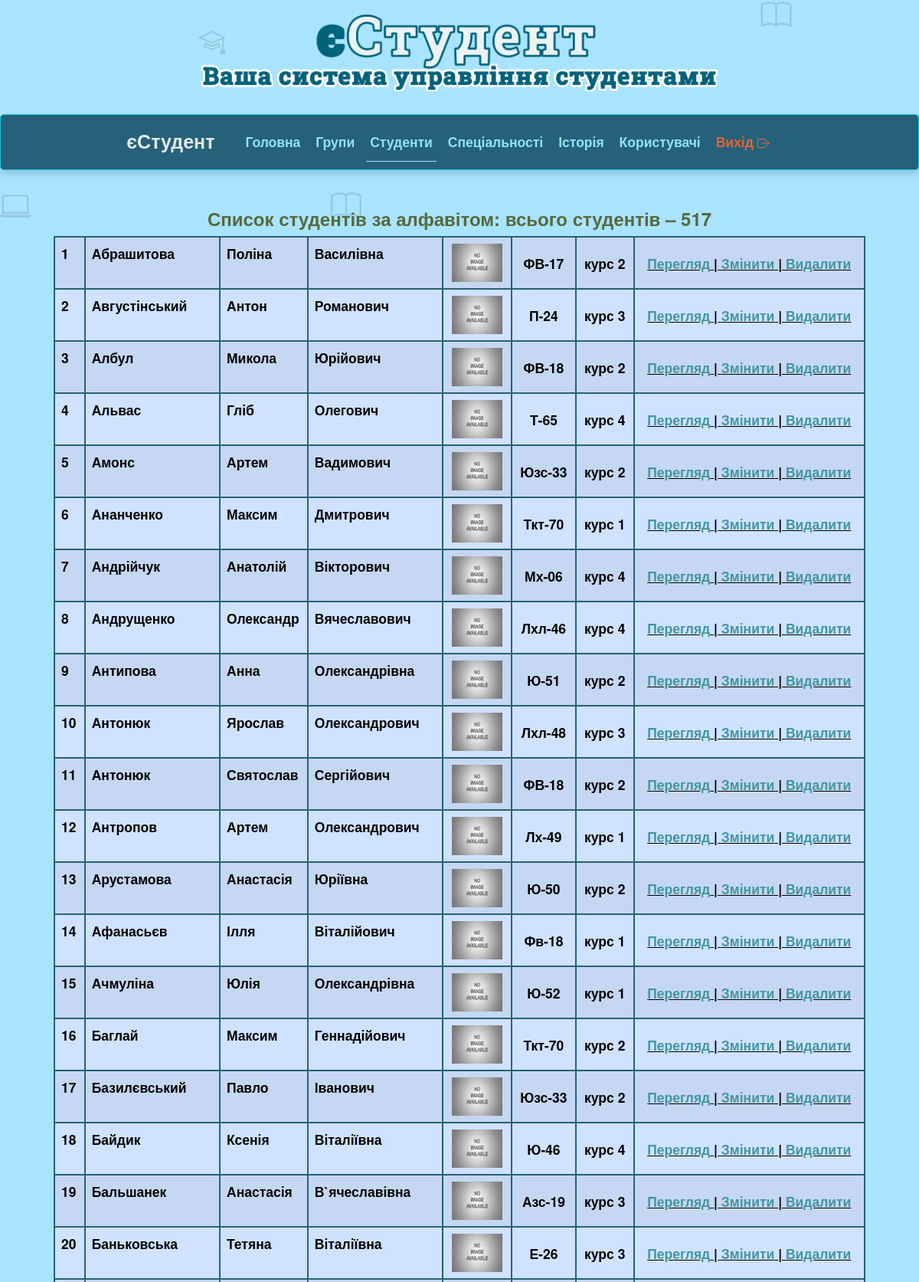
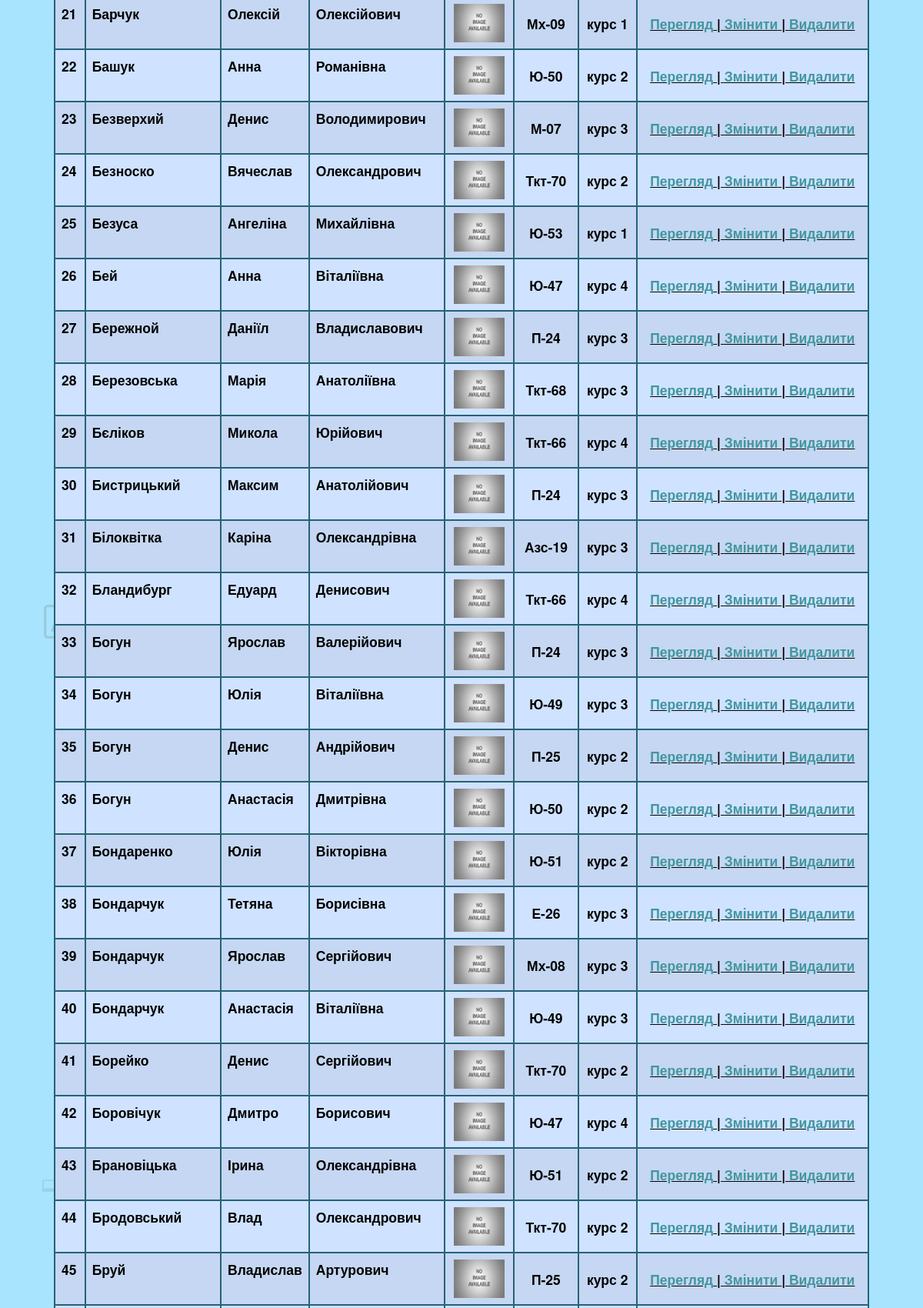
Screenshot of /admin/abc_student.php (signed in, upper part) with the database file from the repository (2 pictures, top to bottom).
### tables this page shows
CREATE TABLE `student` (
  `s_id` int(5) NOT NULL,
  `s_pr` varchar(30) NOT NULL,
  `s_im` varchar(20) NOT NULL,
  `s_bat` varchar(20) NOT NULL,
  `s_stat` varchar(7) NOT NULL,
  `s_galuz` varchar(50) NOT NULL,
  `s_spec` varchar(60) NOT NULL,
  `s_specz` varchar(90) NOT NULL,
  `s_group` varchar(8) NOT NULL,
  `s_form_navch` varchar(10) NOT NULL,
  `s_vip` varchar(4) NOT NULL DEFAULT 'Ні',
  `s_cours` int(1) NOT NULL,
  `s_contract` varchar(3) NOT NULL,
  `s_dnar` date NOT NULL,
  `s_vik` varchar(2) NOT NULL,
  `s_adresa` varchar(80) NOT NULL,
  `s_tels` varchar(16) NOT NULL,
  `s_telb` varchar(16) NOT NULL,
  `s_telm` varchar(16) NOT NULL,
  `s_osvita_type` varchar(40) NOT NULL,
  `s_rik_zaver` int(4) NOT NULL,
  `s_region_type` varchar(20) NOT NULL,
  `s_region` varchar(20) NOT NULL,
  `s_sirota` varchar(3) DEFAULT 'Ні',
  `s_peresel` varchar(3) DEFAULT 'Ні',
  `s_chernob` varchar(3) DEFAULT 'Ні',
  `s_inval` varchar(3) NOT NULL DEFAULT 'Ні',
  `s_malozab` varchar(3) NOT NULL DEFAULT 'Ні',
  `s_ato` varchar(3) NOT NULL DEFAULT 'Ні',
  `s_war_act` varchar(3) NOT NULL DEFAULT 'Ні',
  `s_ditzag` varchar(3) NOT NULL DEFAULT 'Ні',
  `s_rada` varchar(3) NOT NULL DEFAULT 'Ні',
  `s_shahter` varchar(3) NOT NULL DEFAULT 'Ні',
  `image` varchar(255) NOT NULL
);

### admin/abc_student.php (the view, shortened to what this page needs)
<!DOCTYPE html>
<html lang="en">
    <head>
                 <link href="https://cdn.jsdelivr.net/npm/bootstrap@5.3.6/dist/css/bootstrap.min.css" rel="stylesheet">
        <link rel="stylesheet" href="../assets/css/bootstrap.css" rel="stylesheet">
        <link rel="stylesheet" href="../css/my_style.css" rel="stylesheet">
	</head>
      <div id="body-bg">
            <div id="header">
                <div class="container">
                    <div class="row">
                        <div class="logo " t>
                            <a href="index.html" title="">
                              <img style="width: 100%;" src="../assets/img/logo.png" alt="Logo" />
                            </a>
                        </div>
                    </div>
                </div>
            </div>
			<?php include ("../include/adm_menu.php");?>
			 <?php include ("../include/background_icon.php");?>
         <div class="container bottom-border">
            <div class="row padding-top-40">
                <div class="col-md-12">
		<?php
$limit = isset($_GET['limit']) && in_array((int)$_GET['limit'], [10, 25, 50, 100]) ? (int)$_GET['limit'] : 50;
$page = isset($_GET['page']) && (int)$_GET['page'] > 0 ? (int)$_GET['page'] : 1;
$offset = ($page - 1) * $limit;
$countResult = mysqli_query($linc, "SELECT COUNT(*) AS total FROM student");
$totalRows = mysqli_fetch_assoc($countResult)['total'];
$result = mysqli_query($linc,
    "SELECT * FROM student ORDER BY s_pr COLLATE utf8_unicode_ci
     LIMIT $offset, $limit"
);
echo '<h3 class="margin-bottom text-center" style="color:#56693c;">
        <strong>Список студентів за алфавітом: всього студентів – ' . $totalRows . '</strong>
      </h3>';
if ($row = mysqli_fetch_assoc($result)) {
    echo '<div class="col-md-12">
            <table class="table table-primary rounded-1 table-striped table-responsive-md fs-3 fs-sm-1">';
    $i = $offset + 1;
    do {
        $imgPath = $row["image"] === '' ? '../uploads_images/0_0.png' : '../uploads_images/'.$row["image"];
        echo '<tr>
                <td><strong>'.$i++.'</strong></td>
                <td class="col-md-2"><strong>'.htmlspecialchars($row['s_pr']).'</strong></td>
                <td class="col-md-1"><strong>'.htmlspecialchars($row['s_im']).'</strong></td>
                <td class="col-md-2"><strong>'.htmlspecialchars($row['s_bat']).'</strong></td>
                <td class="text-center align-middle">
                    <img class="img-fluid" style="max-height:50px;" src="'.$imgPath.'" />
                </td>
                <td class="text-center align-middle"><strong>'.htmlspecialchars($row['s_group']).'</strong></td>
                <td class="text-center align-middle"><strong>курс '.htmlspecialchars($row['s_cours']).'</strong></td>
                <td class="text-center align-middle fw-bold" style="text-decoration-line: underline;">
                    <a href="view_student.php?id_st='.$row["s_id"].'">Перегляд</a>';
        if (in_array($_SESSION['auth_user'], ['admin', 'editor'])) {
            echo ' | <a href="edit_student.php?id_st='.$row["s_id"].'">Змінити</a>
                   | <a href="filter_student.php?id_st='.$row["s_id"].'&pr_st='.urlencode($row["s_pr"]).'&im_st='.urlencode($row["s_im"]).'&bat_st='.urlencode($row["s_bat"]).'"
                      onclick="return confirm(\'Ви впевнені?\');">Видалити</a>';
        }
        echo   '</td>
              </tr>';
    } while ($row = mysqli_fetch_assoc($result));
    echo '  </table>
          </div>';
} else {
    echo '<p class="text-center">Немає студентів для відображення.</p>';
}
echo '<form method="get" class="mb-3 text-end fs-3">
        <label for="limit"><strong>Записів на сторінці:</strong></label>
        <select name="limit" id="limit" onchange="this.form.submit()" class="fs-3 form-select d-inline-block w-auto ms-2">';
echo '</select>
      </form>';
?>
                                            </div>
                                        </div>
                                    </div>
                                </div>
            </body>
 <body>
</html>

### css/my_style.css (style rules this page uses)
.container { max-width: 1080px; padding: 10px; width: 100%; }
body { background-color: #3ac1ff6f; }
.logo { margin-bottom: 20px; }
tr,td,th { border-width: 2px; border-color: #256279; align-items:center; justify-items: center; table-layout: auto; }

### admin/abc_student.php (style rules this page uses)
.container { max-width: 1080px; padding: 10px; width: 100%; }

### include/background_icon.php (style rules this page uses)
body { overflow-x: hidden; position: relative; }

### rows the page displays
student: s_pr "Абрашитова", s_im "Поліна", s_bat "Василівна", s_group "ФВ-17", s_cours "2"
student: s_pr "Августінський", s_im "Антон", s_bat "Романович", s_group "П-24", s_cours "3"
student: s_pr "Албул", s_im "Микола", s_bat "Юрійович", s_group "ФВ-18", s_cours "2"
student: s_pr "Альвас", s_im "Гліб", s_bat "Олегович", s_group "Т-65", s_cours "4"
student: s_pr "Амонс", s_im "Артем", s_bat "Вадимович", s_group "Юзс-33", s_cours "2"
student: s_pr "Ананченко", s_im "Максим", s_bat "Дмитрович", s_group "Ткт-70", s_cours "1"
student: s_pr "Андрійчук", s_im "Анатолій", s_bat "Вікторович", s_group "Мх-06", s_cours "4"
student: s_pr "Андрущенко", s_im "Олександр", s_bat "Вячеславович", s_group "Лхл-46", s_cours "4"
student: s_pr "Антипова", s_im "Анна", s_bat "Олександрівна", s_group "Ю-51", s_cours "2"
student: s_pr "Антонюк", s_im "Ярослав", s_bat "Олександрович", s_group "Лхл-48", s_cours "3"
student: s_pr "Антонюк", s_im "Святослав", s_bat "Сергійович", s_group "ФВ-18", s_cours "2"
student: s_pr "Антропов", s_im "Артем", s_bat "Олександрович", s_group "Лх-49", s_cours "1"
student: s_pr "Арустамова", s_im "Анастасія", s_bat "Юріївна", s_group "Ю-50", s_cours "2"
student: s_pr "Афанасьєв", s_im "Ілля", s_bat "Віталійович", s_group "Фв-18", s_cours "1"
student: s_pr "Ачмуліна", s_im "Юлія", s_bat "Олександрівна", s_group "Ю-52", s_cours "1"
student: s_pr "Баглай", s_im "Максим", s_bat "Геннадійович", s_group "Ткт-70", s_cours "2"
student: s_pr "Базилєвський", s_im "Павло", s_bat "Іванович", s_group "Юзс-33", s_cours "2"
student: s_pr "Байдик", s_im "Ксенія", s_bat "Віталіївна", s_group "Ю-46", s_cours "4"
student: s_pr "Бальшанек", s_im "Анастасія", s_bat "В`ячеславівна", s_group "Азс-19", s_cours "3"
student: s_pr "Баньковська", s_im "Тетяна", s_bat "Віталіївна", s_group "Е-26", s_cours "3"
student: s_pr "Барчук", s_im "Олексій", s_bat "Олексійович", s_group "Мх-09", s_cours "1"
student: s_pr "Башук", s_im "Анна", s_bat "Романівна", s_group "Ю-50", s_cours "2"
student: s_pr "Безверхий", s_im "Денис", s_bat "Володимирович", s_group "М-07", s_cours "3"
student: s_pr "Безноско", s_im "Вячеслав", s_bat "Олександрович", s_group "Ткт-70", s_cours "2"
student: s_pr "Безуса", s_im "Ангеліна", s_bat "Михайлівна", s_group "Ю-53", s_cours "1"
student: s_pr "Бей", s_im "Анна", s_bat "Віталіївна", s_group "Ю-47", s_cours "4"
student: s_pr "Бережной", s_im "Даніїл", s_bat "Владиславович", s_group "П-24", s_cours "3"
student: s_pr "Березовська", s_im "Марія", s_bat "Анатоліївна", s_group "Ткт-68", s_cours "3"
student: s_pr "Бєліков", s_im "Микола", s_bat "Юрійович", s_group "Ткт-66", s_cours "4"
student: s_pr "Бистрицький", s_im "Максим", s_bat "Анатолійович", s_group "П-24", s_cours "3"
student: s_pr "Білоквітка", s_im "Каріна", s_bat "Олександрівна", s_group "Азс-19", s_cours "3"
student: s_pr "Бландибург", s_im "Едуард", s_bat "Денисович", s_group "Ткт-66", s_cours "4"
student: s_pr "Богун", s_im "Ярослав", s_bat "Валерійович", s_group "П-24", s_cours "3"
student: s_pr "Богун", s_im "Юлія", s_bat "Віталіївна", s_group "Ю-49", s_cours "3"
student: s_pr "Богун", s_im "Денис", s_bat "Андрійович", s_group "П-25", s_cours "2"
student: s_pr "Богун", s_im "Анастасія", s_bat "Дмитрівна", s_group "Ю-50", s_cours "2"
student: s_pr "Бондаренко", s_im "Юлія", s_bat "Вікторівна", s_group "Ю-51", s_cours "2"
student: s_pr "Бондарчук", s_im "Тетяна", s_bat "Борисівна", s_group "Е-26", s_cours "3"
student: s_pr "Бондарчук", s_im "Ярослав", s_bat "Сергійович", s_group "Мх-08", s_cours "3"
student: s_pr "Бондарчук", s_im "Анастасія", s_bat "Віталіївна", s_group "Ю-49", s_cours "3"
student: s_pr "Борейко", s_im "Денис", s_bat "Сергійович", s_group "Ткт-70", s_cours "2"
student: s_pr "Боровічук", s_im "Дмитро", s_bat "Борисович", s_group "Ю-47", s_cours "4"
student: s_pr "Брановіцька", s_im "Ірина", s_bat "Олександрівна", s_group "Ю-51", s_cours "2"
student: s_pr "Бродовський", s_im "Влад", s_bat "Олександрович", s_group "Ткт-70", s_cours "2"
student: s_pr "Бруй", s_im "Владислав", s_bat "Артурович", s_group "П-25", s_cours "2"

### other values shown
$totalRows "517"
